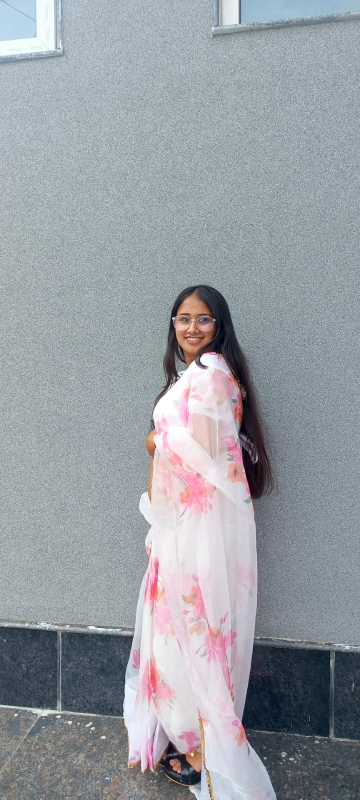
#> input picture test_image.jpg, 720 x 1599 px, given in place of the camera (shown at 1/2 size)
$ python create_dataset.py
#> lines starting #> are read from the running program, lines starting #| are printed output that depends on the picture; after the words box and inside, x2 and y2 are one past the last pixel; in counts of white or black regions, pixels touching at a corner belong together
import os
import cv2

# Define dataset folder
DATASET_DIR = "dataset"
if not os.path.exists(DATASET_DIR):
    os.makedirs(DATASET_DIR)

# Capture images for a person
person_name = input("Enter the person's name: ")
#> the answer given: test_image.jpg
person_folder = os.path.join(DATASET_DIR, person_name)

if not os.path.exists(person_folder):
    os.makedirs(person_folder)

# Initialize webcam
cap = cv2.VideoCapture(0)
face_cascade = cv2.CascadeClassifier(cv2.data.haarcascades + "haarcascade_frontalface_default.xml")

count = 0
while count < 100:  # Capture 100 images per person
    ret, frame = cap.read()
#> frame is the input picture: shape (1599, 720, 3); mean B, G, R 163.4, 157.1, 151.9
    if not ret:
        break

    gray = cv2.cvtColor(frame, cv2.COLOR_BGR2GRAY)
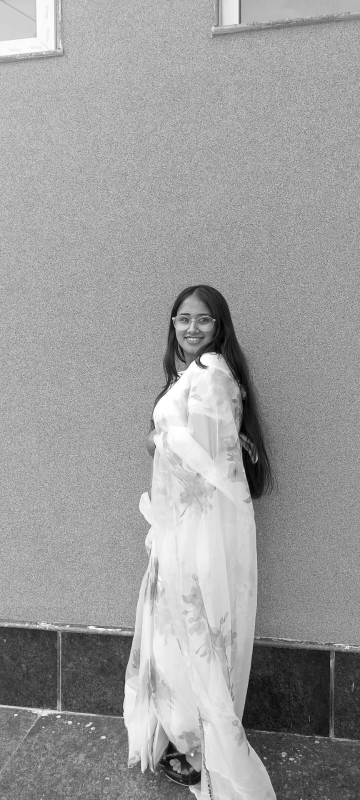
#> gray: shape (1599, 720) (shown at 1/2 size); min 1, max 255, mean 156.2
    faces = face_cascade.detectMultiScale(gray, scaleFactor=1.3, minNeighbors=5)
#> faces = [[337, 600, 100, 100]]

    for (x, y, w, h) in faces:
        face = gray[y:y+h, x:x+w]
        face = cv2.resize(face, (100, 100))
        cv2.imwrite(f"{person_folder}/{count}.jpg", face)
        count += 1

        # Show image with bounding box
        cv2.rectangle(frame, (x, y), (x+w, y+h), (255, 0, 0), 2)
#> this loop made 1 pass
#> (x, y, w, h, count) on pass 1: (337, 600, 100, 100, 1)
#> pass 1, `face = gray[y:y+h, x:x+w]`:
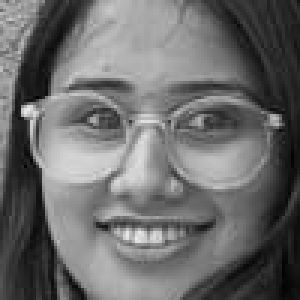
#> face: shape (100, 100) (shown 3 times larger); min 1, max 236, mean 107.6
#> after the loop:
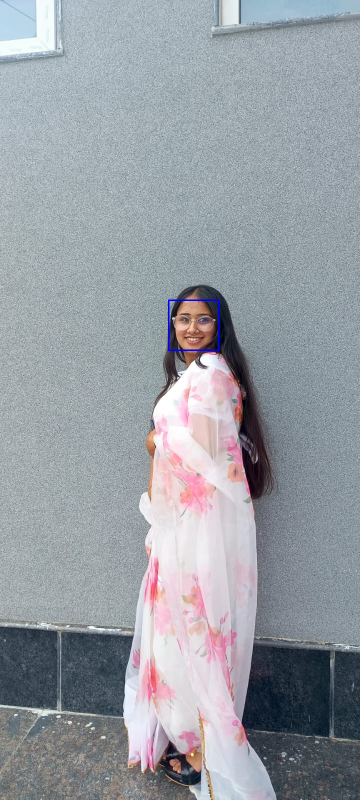
#> frame: shape (1599, 720, 3) (shown at 1/2 size); 0.1% of pixels changed, all inside (x1, y1, x2, y2) = (336, 599, 439, 702)
#> after the loop, count = 1

    cv2.imshow("Face Capture", frame)
    if cv2.waitKey(1) & 0xFF == ord("q"):
#> (key q is pressed here)
        break

cap.release()
cv2.destroyAllWindows()
print(f"✅ Captured 100 images for {person_name}!")
